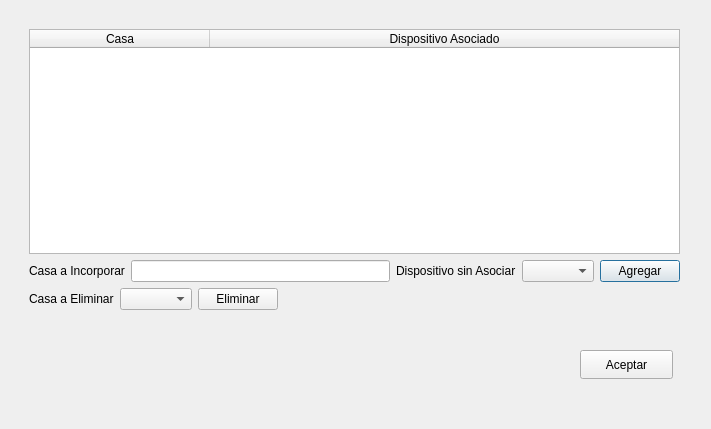
<?xml version="1.0" encoding="UTF-8"?>
<ui version="4.0">
 <class>ConfiguracionCasas</class>
 <widget class="QDialog" name="ConfiguracionCasas">
  <property name="geometry">
   <rect>
    <x>0</x>
    <y>0</y>
    <width>711</width>
    <height>429</height>
   </rect>
  </property>
  <property name="sizePolicy">
   <sizepolicy hsizetype="MinimumExpanding" vsizetype="MinimumExpanding">
    <horstretch>0</horstretch>
    <verstretch>0</verstretch>
   </sizepolicy>
  </property>
  <property name="windowTitle">
   <string>Dialog</string>
  </property>
  <property name="sizeGripEnabled">
   <bool>false</bool>
  </property>
  <property name="add" stdset="0">
   <string/>
  </property>
  <widget class="QWidget" name="verticalLayoutWidget">
   <property name="geometry">
    <rect>
     <x>29</x>
     <y>29</y>
     <width>651</width>
     <height>281</height>
    </rect>
   </property>
   <layout class="QVBoxLayout" name="Layout">
    <item>
     <widget class="QTableWidget" name="Tabla">
      <property name="sizePolicy">
       <sizepolicy hsizetype="Expanding" vsizetype="Expanding">
        <horstretch>0</horstretch>
        <verstretch>0</verstretch>
       </sizepolicy>
      </property>
      <property name="styleSheet">
       <string notr="true"/>
      </property>
      <property name="frameShadow">
       <enum>QFrame::Sunken</enum>
      </property>
      <property name="selectionBehavior">
       <enum>QAbstractItemView::SelectItems</enum>
      </property>
      <property name="showGrid">
       <bool>false</bool>
      </property>
      <property name="sortingEnabled">
       <bool>true</bool>
      </property>
      <attribute name="horizontalHeaderVisible">
       <bool>true</bool>
      </attribute>
      <attribute name="horizontalHeaderCascadingSectionResizes">
       <bool>true</bool>
      </attribute>
      <attribute name="horizontalHeaderDefaultSectionSize">
       <number>180</number>
      </attribute>
      <attribute name="horizontalHeaderHighlightSections">
       <bool>true</bool>
      </attribute>
      <attribute name="horizontalHeaderShowSortIndicator" stdset="0">
       <bool>true</bool>
      </attribute>
      <attribute name="horizontalHeaderStretchLastSection">
       <bool>true</bool>
      </attribute>
      <attribute name="verticalHeaderVisible">
       <bool>false</bool>
      </attribute>
      <attribute name="verticalHeaderCascadingSectionResizes">
       <bool>false</bool>
      </attribute>
      <column>
       <property name="text">
        <string>Casa</string>
       </property>
       <property name="font">
        <font>
         <strikeout>false</strikeout>
         <stylestrategy>PreferDefault</stylestrategy>
        </font>
       </property>
      </column>
      <column>
       <property name="text">
        <string notr="true">Dispositivo Asociado</string>
       </property>
      </column>
     </widget>
    </item>
    <item>
     <layout class="QHBoxLayout" name="Layout_Incorporar">
      <property name="sizeConstraint">
       <enum>QLayout::SetNoConstraint</enum>
      </property>
      <item>
       <widget class="QLabel" name="label">
        <property name="text">
         <string>Casa a Incorporar</string>
        </property>
       </widget>
      </item>
      <item>
       <widget class="QLineEdit" name="casa_nueva"/>
      </item>
      <item>
       <widget class="QLabel" name="label_2">
        <property name="text">
         <string>Dispositivo sin Asociar</string>
        </property>
       </widget>
      </item>
      <item>
       <widget class="QComboBox" name="ComboDispositivos"/>
      </item>
      <item>
       <widget class="QPushButton" name="boton_agregar">
        <property name="text">
         <string>Agregar</string>
        </property>
       </widget>
      </item>
     </layout>
    </item>
    <item>
     <layout class="QHBoxLayout" name="Layout_Eliminar">
      <item>
       <widget class="QLabel" name="label_3">
        <property name="text">
         <string>Casa a Eliminar</string>
        </property>
       </widget>
      </item>
      <item>
       <widget class="QComboBox" name="ComboCasas"/>
      </item>
      <item>
       <widget class="QPushButton" name="Eliminar">
        <property name="text">
         <string>Eliminar</string>
        </property>
       </widget>
      </item>
      <item>
       <spacer name="horizontalSpacer">
        <property name="orientation">
         <enum>Qt::Horizontal</enum>
        </property>
        <property name="sizeHint" stdset="0">
         <size>
          <width>40</width>
          <height>20</height>
         </size>
        </property>
       </spacer>
      </item>
     </layout>
    </item>
   </layout>
  </widget>
  <widget class="QPushButton" name="boton_aceptar">
   <property name="geometry">
    <rect>
     <x>580</x>
     <y>350</y>
     <width>93</width>
     <height>29</height>
    </rect>
   </property>
   <property name="text">
    <string>Aceptar</string>
   </property>
  </widget>
 </widget>
 <resources/>
 <connections>
  <connection>
   <sender>boton_aceptar</sender>
   <signal>clicked()</signal>
   <receiver>ConfiguracionCasas</receiver>
   <slot>reject()</slot>
   <hints>
    <hint type="sourcelabel">
     <x>626</x>
     <y>364</y>
    </hint>
    <hint type="destinationlabel">
     <x>355</x>
     <y>214</y>
    </hint>
   </hints>
  </connection>
 </connections>
</ui>
